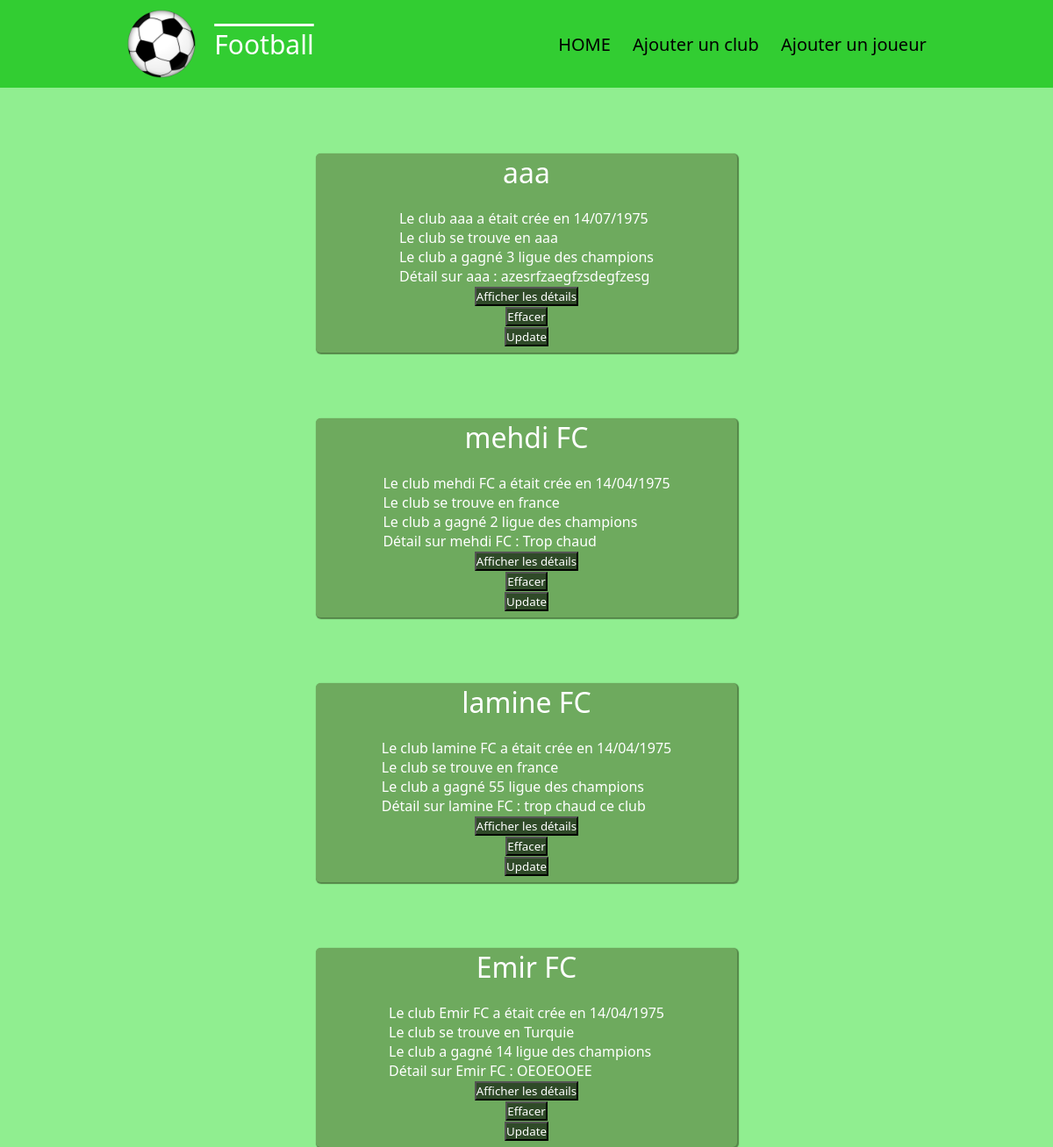
Page /football/ on the committed database.
### football/models.py (models this page shows, shortened)
class Club(models.Model): #déclare la classe Livre héritant de la classe Model, classede base des modèles
    nom_club = models.CharField(max_length=100) # défini un champs de type texte de 100 caractères maximum
    pays_club = models.CharField(max_length = 100)
    date_parution_club = models.DateField(blank = True, null = True) # champs de type date,pouvant être null ou ne pas être rempli
    nombre_LDC = models.IntegerField(blank = False) # champs de type entier devant être obligatoirement rempli
    resume = models.TextField(null = True, blank = True) # champs de type text long
    def __str__(self):
        chaine = f"{self.nom_club}"
        return chaine

### football/views.py (the view)
# urls.py: path('',views.main),
def main(request):
    club = list(models.Club.objects.all())
    return render(request, 'football/home.html', {'liste': club})

### football/templates/football/home.html (shortened to what this page needs)
{% extends "football/main.html" %}
{% block content %}
{% for l in liste %}
<ul class="ul-list">
     <h1 style="margin-bottom:13px;">{{l.nom_club}}</h1>
     <li class="li-list"> Le club {{l}} a était crée en {{l.date_parution_club|date:"d/m/Y"}}<br>Le club se trouve en {{l.pays_club}}<br>Le club a gagné {{l.nombre_LDC}} ligue des champions<br>Détail sur {{l}} : {{l.resume}} <a href="affiche/{{l.id}}"><button>Afficher les détails</button></a> <a href="delete/{{l.id}}"><button>Effacer</button></a> <a href="update/{{l.id}}"><button>Update</button></a></li>
</ul>
{%endfor%}
{% endblock %}

### football/static/main.css (style rules this page uses)
* { box-sizing:border-box; padding:0; margin:0; font-weight:1; color:white; cursor: wait; }
body { background-color:#90EE90;font-family:system-ui,arial;display:flex;align-items:center;flex-direction:column; }
li { list-style-type:none; padding:7px; }
input[type=submit],button { background:#2f4a28; font-family:system-ui,arial; }
.ul-list { background-color:#6eaa5e; display:flex; justify-content:center; flex-direction:column; align-items:center; margin-top:75px; width:40vw; border-radius:5px; box-shadow:1px 1px 1px 1px #558549; }
.ul-list > .li-list { list-style-type:none; display:flex; flex-direction:column; align-items:center; }

### rows in the picture
Club: nom_club "aaa", date_parution_club "14/07/1975", pays_club "aaa", nombre_LDC "3", resume "azesrfzaegfzsdegfzesg"
Club: nom_club "mehdi FC", date_parution_club "14/04/1975", pays_club "france", nombre_LDC "2", resume "Trop chaud"
Club: nom_club "lamine FC", date_parution_club "14/04/1975", pays_club "france", nombre_LDC "55", resume "trop chaud ce club"
Club: nom_club "Emir FC", date_parution_club "14/04/1975", pays_club "Turquie", nombre_LDC "14", resume "OEOEOOEE"
